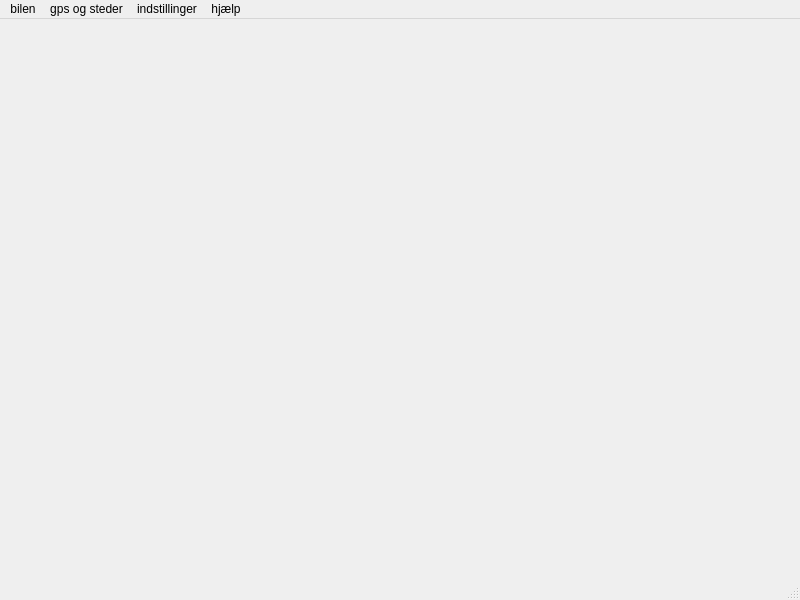
<?xml version="1.0" encoding="UTF-8"?>
<ui version="4.0">
 <class>MainWindow</class>
 <widget class="QMainWindow" name="MainWindow">
  <property name="geometry">
   <rect>
    <x>0</x>
    <y>0</y>
    <width>800</width>
    <height>600</height>
   </rect>
  </property>
  <property name="windowTitle">
   <string>MainWindow</string>
  </property>
  <widget class="QWidget" name="centralwidget"/>
  <widget class="QMenuBar" name="menubar">
   <property name="geometry">
    <rect>
     <x>0</x>
     <y>0</y>
     <width>800</width>
     <height>29</height>
    </rect>
   </property>
   <widget class="QMenu" name="menuBilen">
    <property name="title">
     <string>bilen</string>
    </property>
    <addaction name="actionK_r"/>
    <addaction name="actionT_nd_sluk_motor"/>
    <addaction name="separator"/>
    <addaction name="actionBenyt_rat"/>
    <addaction name="separator"/>
    <addaction name="actionAfslut_og_sluk_motor"/>
   </widget>
   <widget class="QMenu" name="menuGps_og_steder">
    <property name="title">
     <string>gps og steder</string>
    </property>
    <addaction name="actionV_lg_sted_til_k_rsel"/>
   </widget>
   <widget class="QMenu" name="menuIndstillinger">
    <property name="title">
     <string>indstillinger</string>
    </property>
    <addaction name="actionIndstil_bilk_rsels_server"/>
   </widget>
   <widget class="QMenu" name="menuHj_lp">
    <property name="title">
     <string>hjælp</string>
    </property>
    <addaction name="actionGuide"/>
   </widget>
   <addaction name="menuBilen"/>
   <addaction name="menuGps_og_steder"/>
   <addaction name="menuIndstillinger"/>
   <addaction name="menuHj_lp"/>
  </widget>
  <widget class="QStatusBar" name="statusbar"/>
  <action name="actionK_r">
   <property name="checkable">
    <bool>false</bool>
   </property>
   <property name="text">
    <string>Kør</string>
   </property>
  </action>
  <action name="actionBenyt_rat">
   <property name="checkable">
    <bool>true</bool>
   </property>
   <property name="text">
    <string>Benyt rat</string>
   </property>
  </action>
  <action name="actionIndstil_bilk_rsels_server">
   <property name="text">
    <string>indstil bilkørsels-server</string>
   </property>
  </action>
  <action name="actionV_lg_sted_til_k_rsel">
   <property name="text">
    <string>vælg sted til kørsel</string>
   </property>
  </action>
  <action name="actionGuide">
   <property name="text">
    <string>guide</string>
   </property>
  </action>
  <action name="actionAfslut_og_sluk_motor">
   <property name="text">
    <string>afslut og sluk motor</string>
   </property>
  </action>
  <action name="actionT_nd_sluk_motor">
   <property name="checkable">
    <bool>true</bool>
   </property>
   <property name="text">
    <string>tænd/sluk motor</string>
   </property>
  </action>
 </widget>
 <resources/>
 <connections/>
</ui>
